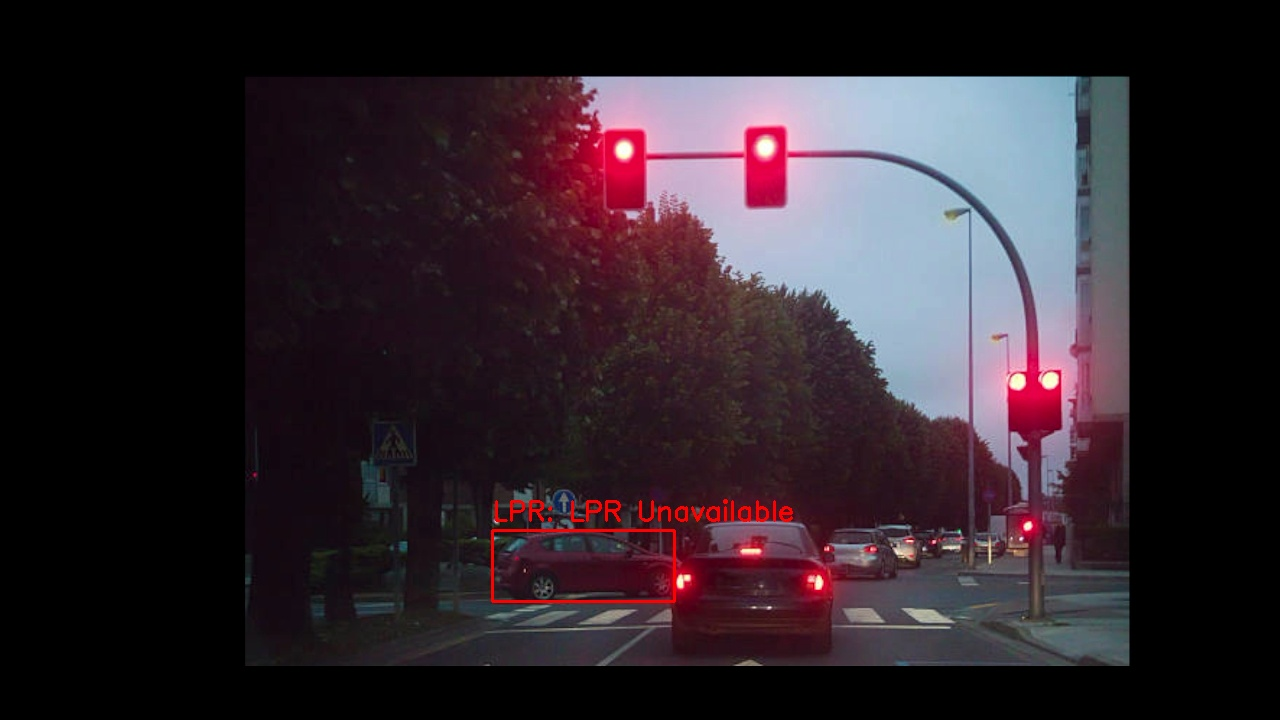
#> input picture backend/backend/reports/images/20260101_205409_1.jpg, 1280 x 720 px
$ python -i traffic_light.py   (imports and definitions only)
#> lines starting #> are read from the running program, lines starting #| are printed output that depends on the picture; after the words box and inside, x2 and y2 are one past the last pixel; in counts of white or black regions, pixels touching at a corner belong together
#> further down, picture is the input picture: shape (720, 1280, 3); mean B, G, R 43.3, 36.3, 47.3
import cv2
import numpy as np
import time

class TrafficLightStateMachine:
    # [82 lines left out: functions __init__, record_stop, get_association_score, update, not called in this run]

class TrafficLightLogic:
    def __init__(self):
        self.state_machines = {} # Map id -> TrafficLightStateMachine

    # [26 lines left out: functions get_state, record_vehicle_stop, is_associated, not called in this run]

    def detect_raw_color(self, image_crop):
        """
        Detects color using HSV + Brightness weighting + Circularity Check.
        Focuses on the brightest parts of the image (the active light).
        """
        if image_crop is None or image_crop.size == 0:
            return 'unknown'

        # 1. CLAHE Normalization (Enhance contrast in varying light)
        lab = cv2.cvtColor(image_crop, cv2.COLOR_BGR2LAB)
#> lab: shape (720, 1280, 3); mean of channels 0, 1, 2 41.9, 134, 126.8
        l, a, b = cv2.split(lab)
        clahe = cv2.createCLAHE(clipLimit=2.0, tileGridSize=(4, 4))
        cl = clahe.apply(l)
        limg = cv2.merge((cl, a, b))
#> limg: shape (720, 1280, 3); mean of channels 0, 1, 2 53.2, 134, 126.8
        enhanced_crop = cv2.cvtColor(limg, cv2.COLOR_LAB2BGR)

        hsv = cv2.cvtColor(enhanced_crop, cv2.COLOR_BGR2HSV)
#> hsv: shape (720, 1280, 3); mean H, S, V 79.3, 46.5, 63.3
        h, s, v = cv2.split(hsv)
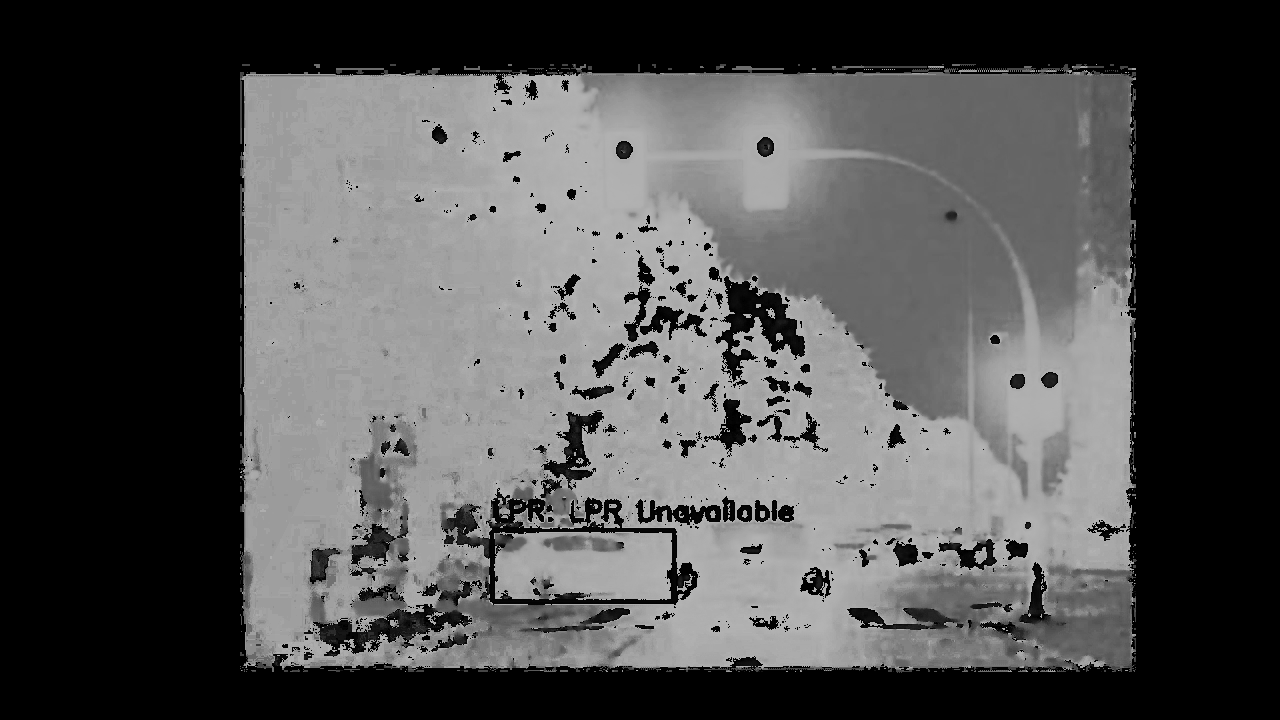
#> h: shape (720, 1280); min 0, max 179, mean 79.3
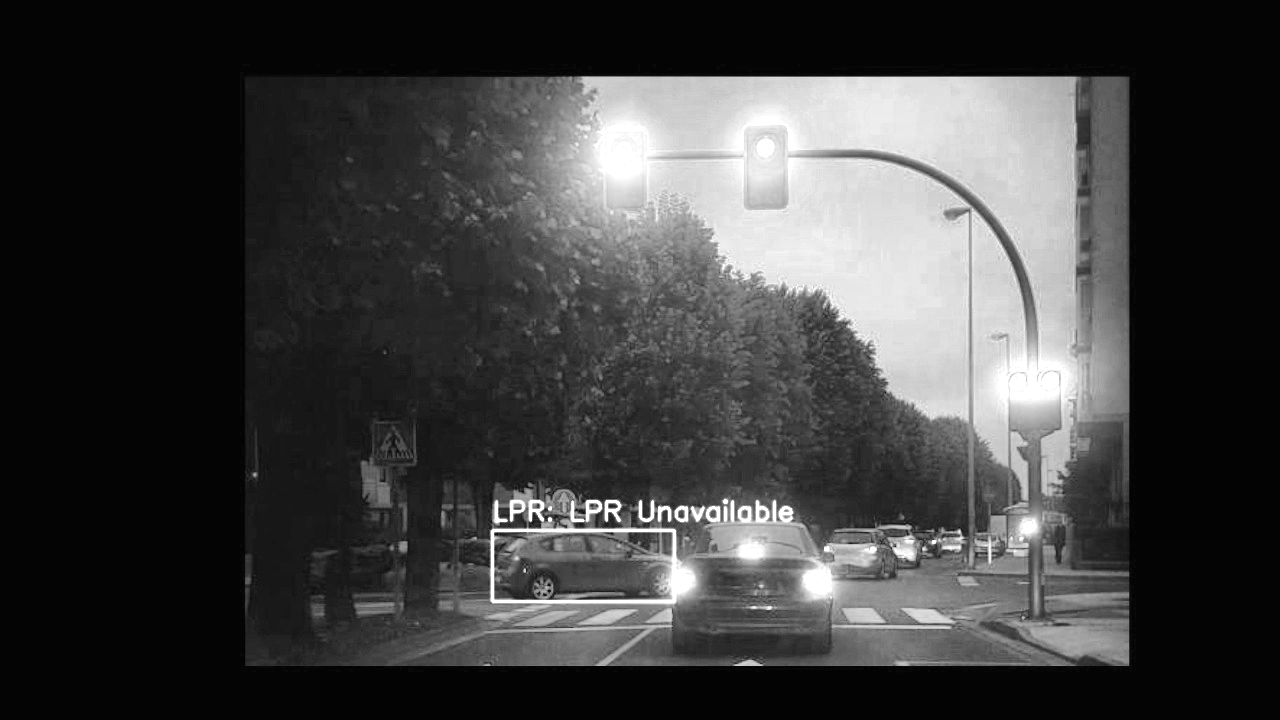
#> v: shape (720, 1280); min 3, max 255, mean 63.3

        max_v = np.max(v)
#> max_v = 255
        if max_v < 70: # Lowered from 100
            return 'unknown'

        _, bright_mask = cv2.threshold(v, max_v * 0.6, 255, cv2.THRESH_BINARY) # Lowered from 0.7
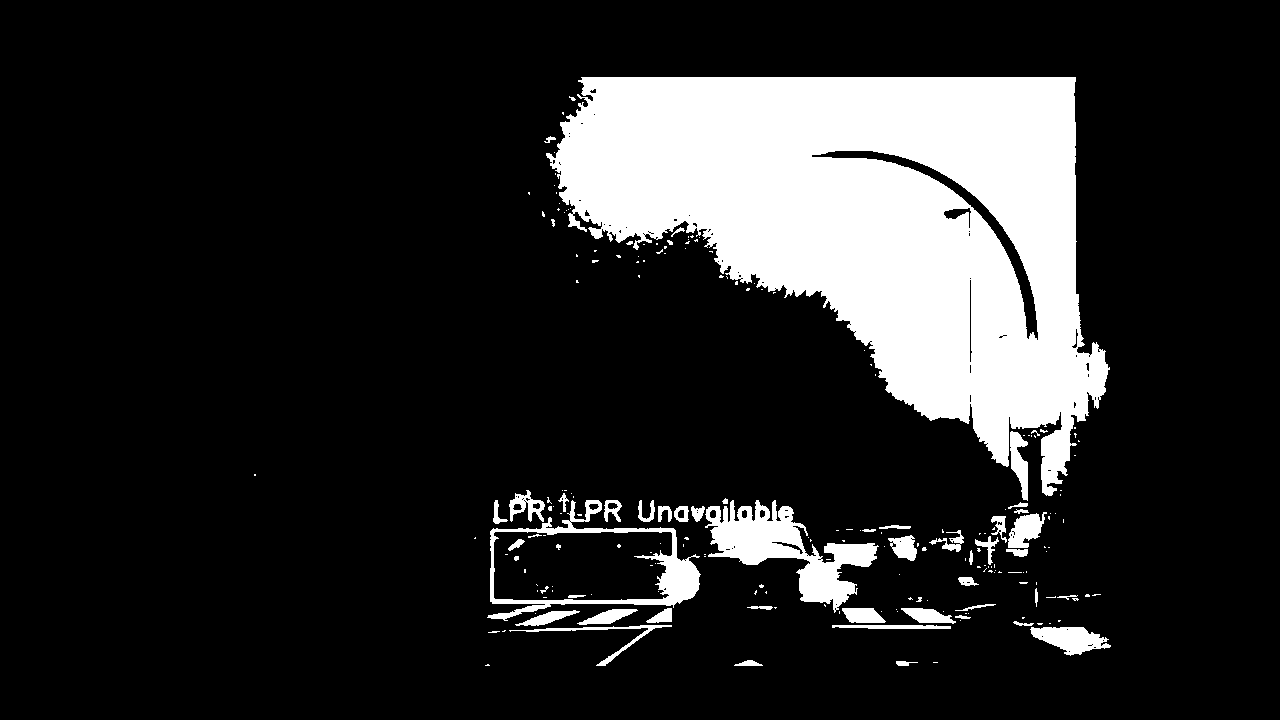
#> bright_mask: shape (720, 1280); 16.4% white; 210 white regions (157 under 20 px), largest, box (x1, y1, x2, y2) and area: (546, 77, 1110, 496) 127976, (705, 500, 879, 613) 7288, (487, 500, 701, 621) 4382

        # Color Ranges
        lower_red1, upper_red1 = np.array([0, 40]), np.array([10, 255]) # Lowered saturation
        lower_red2, upper_red2 = np.array([165, 40]), np.array([180, 255])
        lower_yellow, upper_yellow = np.array([12, 40]), np.array([38, 255])
        lower_green, upper_green = np.array([39, 40]), np.array([100, 255])

        hs_img = cv2.merge((h, s))

        masks = {
            'red': cv2.add(cv2.inRange(hs_img, lower_red1, upper_red1),
                           cv2.inRange(hs_img, lower_red2, upper_red2)),
            'yellow': cv2.inRange(hs_img, lower_yellow, upper_yellow),
            'green': cv2.inRange(hs_img, lower_green, upper_green)
        }

        counts = {'red': 0, 'yellow': 0, 'green': 0}

        # 2. Circularity Check (Filter glare/reflections)
        for color, mask in masks.items():
            # Only consider bright pixels of this color
            combined_mask = cv2.bitwise_and(mask, bright_mask)
            contours, _ = cv2.findContours(combined_mask, cv2.RETR_EXTERNAL, cv2.CHAIN_APPROX_SIMPLE)

            for cnt in contours:
                area = cv2.contourArea(cnt)
                if area < 3: continue # Lowered from 5

                perimeter = cv2.arcLength(cnt, True)
                if perimeter == 0: continue

                # Circularity = 4 * pi * Area / Perimeter^2
                circularity = (4 * np.pi * area) / (perimeter * perimeter)

                # Reflections/Glare are usually elongated
                # Traffic lights are circular
                if circularity > 0.35: # Lowered from 0.6 to be very lenient
                    counts[color] += area
#> this loop made 3 passes
#> color on passes 1 to 3: 'red', 'yellow', 'green'
#> pass 3, in detect_raw_color, `combined_mask = cv2.bitwise_and(mask, bright_mask)`:
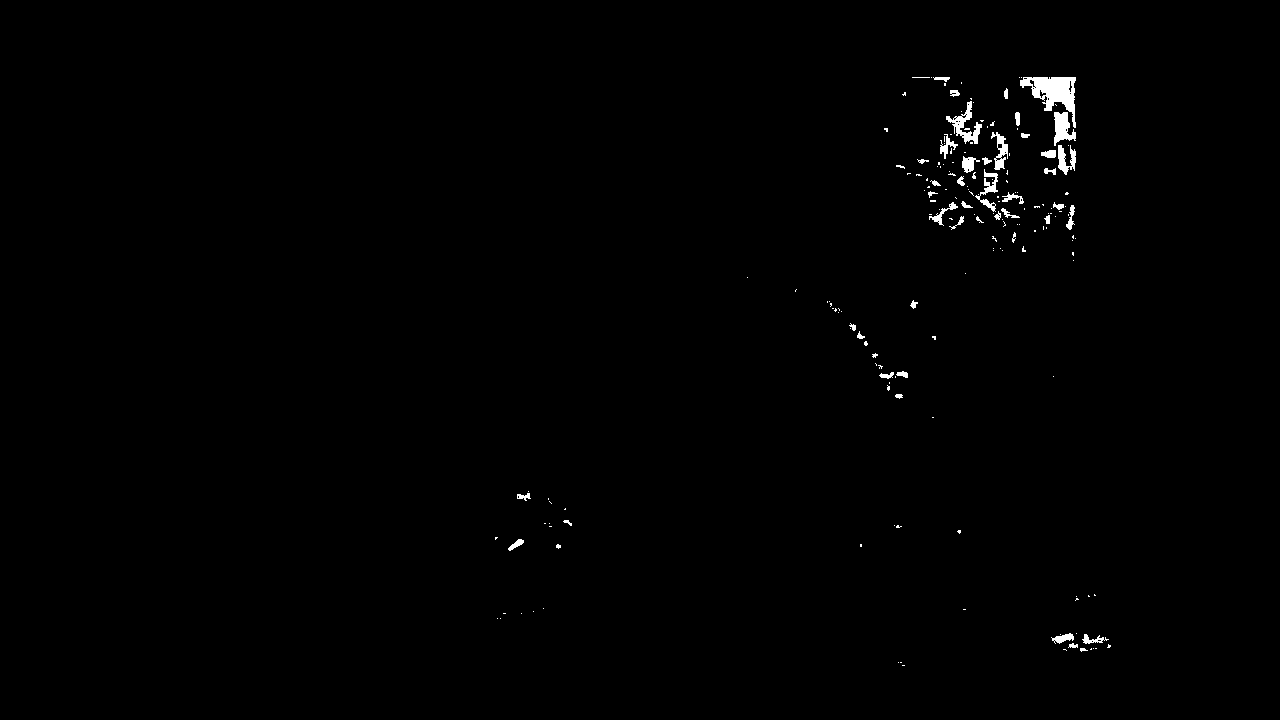
#> combined_mask: shape (720, 1280); 0.65% white; 187 white regions (143 under 20 px), largest, box (x1, y1, x2, y2) and area: (1020, 77, 1076, 128) 1263, (946, 101, 982, 144) 499, (1054, 112, 1076, 146) 445
#> after the loop, counts = {'red': 16758, 'yellow': 249.5, 'green': 846}

        total_bright_pixels = sum(counts.values())
#> total_bright_pixels = 17853.5
        if total_bright_pixels == 0:
            # Fallback: if no circular blobs found, try just checking raw mask density
            # but only if the crop is small (consistent with a traffic light)
            rw, rh = image_crop.shape[:2]
            if rw < 100 and rh < 100: # Typical traffic light crop
                # Find best color purely by count
                for color, mask in masks.items():
                    counts[color] = cv2.countNonZero(cv2.bitwise_and(mask, bright_mask))

                best_color = max(counts, key=counts.get)
                if counts[best_color] > 4: # Min evidence
                    return best_color
            return 'unknown'

        # Find best color
        best_color = max(counts, key=counts.get)
#> best_color = 'red'

        # Threshold: At least 20% of the bright area must be the specific color
        if counts[best_color] > 5: # Min pixel count
            return best_color

        return 'unknown'

>>> import cv2
>>> picture = cv2.imread('../backend/reports/images/20260101_205409_1.jpg')
>>> result = TrafficLightLogic().detect_raw_color(picture)
#> result = 'red'
